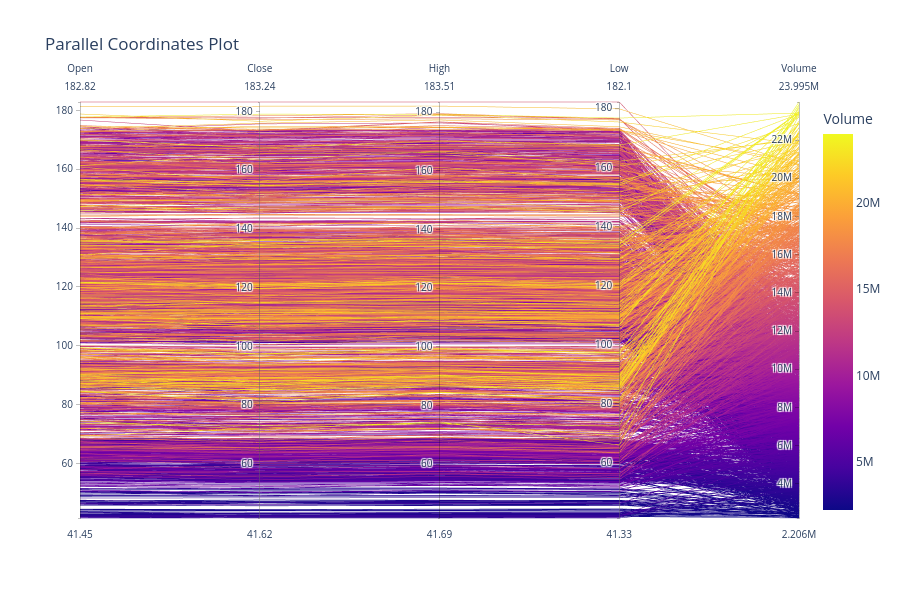

Notebook code cell kept with this figure:
### Markdown cell above
Parallel coordinates plot

### Code cell
# adding a replace method for iteritems
if not hasattr(pd.DataFrame, "iteritems"):
    pd.DataFrame.iteritems = pd.DataFrame.items

# Create a parallel coordinates plot
fig = px.parallel_coordinates(
    categorized_df,
    dimensions=['Open', 'Close', 'High', 'Low', 'Volume'],  # Set the columns to include
    color='Volume',  # Color lines based on 'Volume'
    title="Parallel Coordinates Plot"  # Set the plot title
)

# Update layout to change the size of the plot
fig.update_layout(
    width=900,  # Set the width of the plot
    height=600   # Set the height of the plot
)

# Display the plot
fig.show()

### Figure 1 — Plotly figure (JSON) as saved in the notebook; plotly's stock layout.template omitted (floating-point values rounded to 4 significant figures; data arrays with more than 128 entries replaced by an {"elided": "..."} marker saying what was removed)
{"data": [{"dimensions": [{"label": "Open", "values": {"elided": "2881 float values"}}, {"label": "Close", "values": {"elided": "2881 float values"}}, {"label": "High", "values": {"elided": "2881 float values"}}, {"label": "Low", "values": {"elided": "2881 float values"}}, {"label": "Volume", "values": {"elided": "2881 int values"}}], "domain": {"x": [0, 1], "y": [0, 1]}, "line": {"color": {"elided": "2881 int values"}, "coloraxis": "coloraxis"}, "name": "", "type": "parcoords"}], "layout": {"coloraxis": {"colorbar": {"title": {"text": "Volume"}}, "colorscale": [[0, "#0d0887"], [0.1111, "#46039f"], [0.2222, "#7201a8"], [0.3333, "#9c179e"], [0.4444, "#bd3786"], [0.5556, "#d8576b"], [0.6667, "#ed7953"], [0.7778, "#fb9f3a"], [0.8889, "#fdca26"], [1, "#f0f921"]]}, "height": 600, "legend": {"tracegroupgap": 0}, "title": {"text": "Parallel Coordinates Plot"}, "width": 900}}
